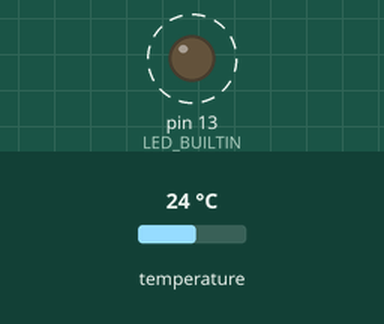
The sketch below on a simulated Arduino Uno, built with avr-gcc and run on an emulated ATmega328P. Parts: output pins drawn as LEDs (lit = HIGH). Dashed ring = blinking. The inputs (shaded band) are chosen by the test bench; at power-on: temperature 24 °C. What the sketch prints to the serial monitor is not drawn.

Above: at 0.4 s.
Timing chart, 0 to 3.5 s (numbered marks = the images above):
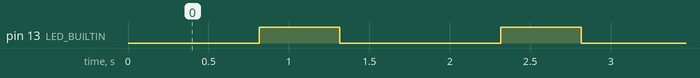

The sketch:

ArduinoUNO_Thermometer.ino
```cpp
/*
 * "Arduino UNO R3"
 *  for Arduino (with LOGO) MEGA328P ATMEGA16U2 1PCS UNO R3
 * https://www.aliexpress.com/item/high-quality-One-set-UNO-R3-MEGA328P-CH340G-For-Arduino-UNO-R3-Original-Chip-16Mhz/32833268761.html?spm=a2g0s.9042311.0.0.uTQlZi
 *
 * "DS18B20 Temperature"
 * Digital DS18B20 Temperature Measurement Module Detection Sensor Board for Arduino DC 5V Dupont Wire 18B20 Digital Signal
 * https://www.aliexpress.com/item/Digital-DS18B20-Temperature-Module-Detection-Sensor-Borad-for-Arduino-DC-5V-With-Dupont-Wire/32770146947.html?spm=a2g0s.9042311.0.0.uTQlZi
 *
 * Need to download 'OneWire' && 'DallasTemperature'
 *   from Sketch/Include Library/Manage Libraries...
 */

//#### DigitalLed ####

class DigitalLed {
  int pin;
  public:

  void setup(int pin) {
    this->pin = pin;
    pinMode(pin, OUTPUT);
  }

  void setValue(int value) {
    digitalWrite(pin, value);
  }
};


//#### SerialConnection ####

class SerialConnection {
  public:

  void setup(int boud) {
    Serial.begin(boud);
  }

  void write(const String& str) {
    int bytesSent = Serial.write(str.c_str());
    Serial.flush();
  }

  void logLine(String str) {
    unsigned long time = millis();
    char timeStr[20];
    sprintf(timeStr, "%08lu", time);
    String result = String("[") + String(timeStr) + String("] ") + str + String('\n');
    this->write(result);
  }
};

//#### TemperatureSensor ####

#include <OneWire.h>
#include <DallasTemperature.h>

//DS18B20 (digital temperature sensor)
// '-' = föld = GND
// '+' = táp = 5V
// 'out' = adat = valamelyik digitális port (DIGITAL PWM)

class TemperatureSensor {
  OneWire oneWire;
  DallasTemperature sensors;
  public:
  TemperatureSensor(int digitalPin): oneWire(digitalPin), sensors(&oneWire) {
    sensors.begin();
  }

  float readNewValue() {
    sensors.requestTemperatures();
    return sensors.getTempCByIndex(0);
  }
};

//#### GLOBALS ####

DigitalLed digitalLed;
SerialConnection usbSerial;
TemperatureSensor temperatureSensor(2);

//#### SETUP ####

void setup() {
  digitalLed.setup(LED_BUILTIN);
  usbSerial.setup(9600);
}

//#### LOOP ####

void loop() {
  float temperature = temperatureSensor.readNewValue();
  usbSerial.logLine(String("Temperature is: ") + String(temperature) + String(" C"));
  digitalLed.setValue(HIGH);
  delay(500);
  digitalLed.setValue(LOW);
  delay(200);
}
```

Measured:
- by itself, pin 13 (LED_BUILTIN): alternates HIGH for 0.50 s and LOW for 1.0 s
